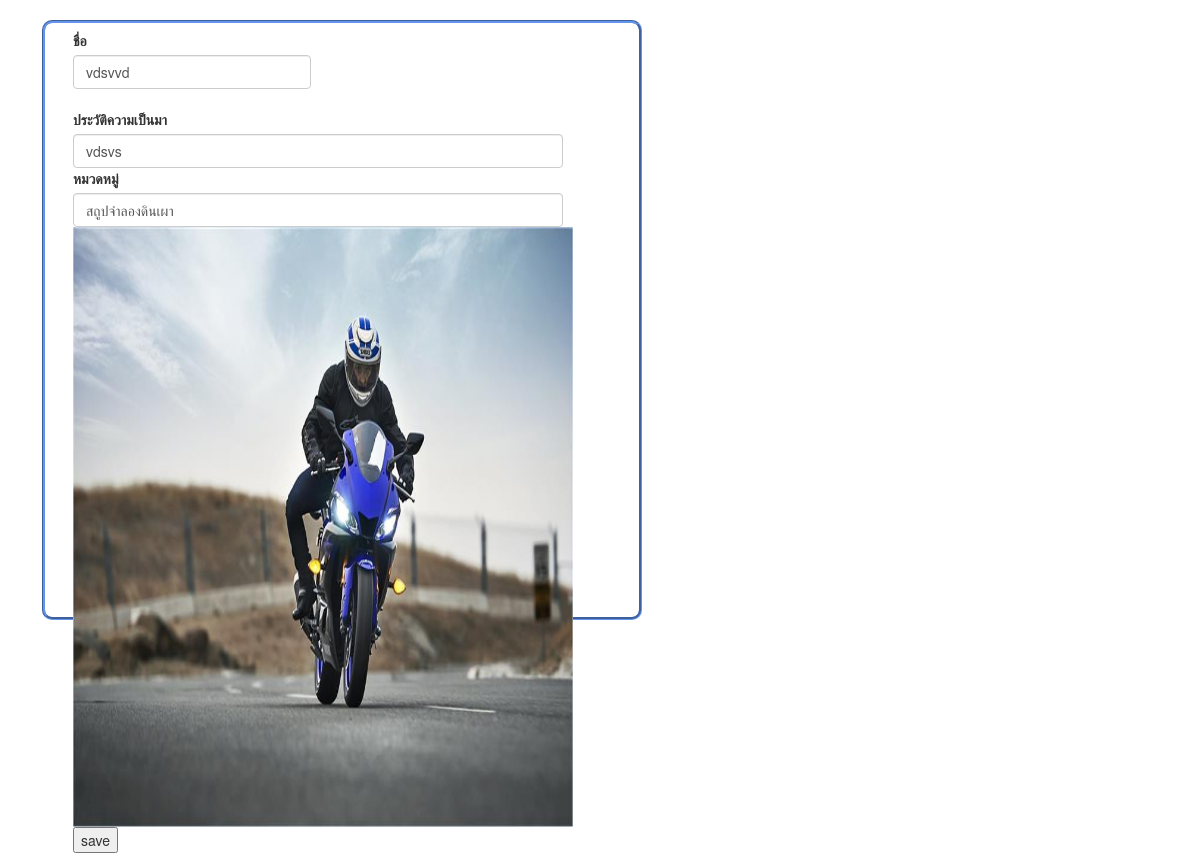
Page /show-qrcode.php?id=74 on the committed database.
### tables this page shows
CREATE TABLE `qrcode` (
  `id` int(10) NOT NULL,
  `Username` varchar(100) NOT NULL,
  `Story` varchar(1080) NOT NULL,
  `Category` text NOT NULL,
  `File_photo` text NOT NULL,
  `File_video` text NOT NULL
);

### show-qrcode.php (the view, shortened to what this page needs)
<?php
require("connection.php");
if(isset($_GET['id'])){
$id = $_GET['id'];
    $sql = "SELECT * FROM qrcode WHERE id = $id";
       $row = mysqli_query($conn,$sql);
       $result = mysqli_fetch_assoc($row);
    }
?>
<!DOCTYPE html >
<head>
</head>
<body>
<html lang="en-US">
	<head>
	<link rel="stylesheet" href="libs/css/bootstrap.min.css">
	<link rel="stylesheet" href="libs/style.css">
	</head>
	<form action="data2.php"method="post">
	<div class="input-field " style="width:600px; height:600px;">
	<div class="w3-half w3-margin-bottom">
						<label>ชื่อ</label>
						<input class="form-control" style="width:17em;" type="text"   required value="<?php echo $result['Username']?>">
					</div>
  <br>
					<div class="w3-half w3-margin-bottom">
						<label>ประวัติความเป็นมา</label>
						<input class="form-control" style="width:35em;" type="text"   required value="<?php echo $result['Story']?>">
					</div>
                    <div class="w3-half w3-margin-bottom">
						<label>หมวดหมู่</label>
						<input class="form-control" style="width:35em;" type="text"   required value="<?php echo $result['Category']?>">
					</div>
                    <img alt="Girl in a jacket" width="500" height="600" required src="<?php echo $result['File_photo']?>" >
    <br>
	<input type="submit" value="save">
</form>
</body>
</html>

### libs/style.css (style rules this page uses)
.input-field { border: 3px groove cornflowerblue; border-radius: 10px; width: 25em; padding: .5em 2em 2em 2em; margin:1em 5em 5em 3em; height:26em; }

### show-qrcode.php (style rules this page uses)
html { background-image: url('.jpg'); background-repeat: no-repeat; background-position: center center; background-attachment: fixed; -o-background-size: 100% 100%, auto; -moz-background-size: 100% 100%, auto; -webkit-background-size: 100% 100%, auto; background-size: 100% 100%, auto; }

### rows in the picture
qrcode: Username "vdsvvd", Story "vdsvs", Category "สถูปจำลองดินเผา", File_photo (picture)
